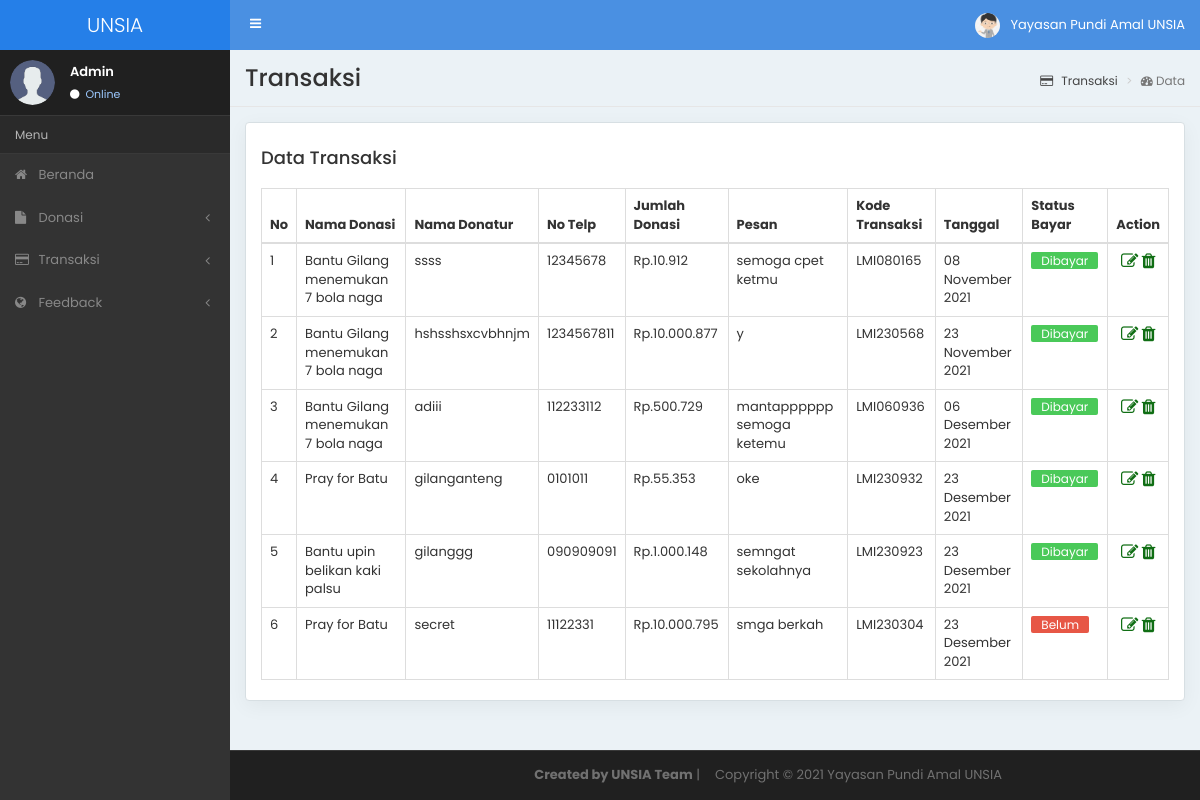
The page /admin/index.php/transaksi on the database its author committed.
### tables this page shows
CREATE TABLE `data_transaksi` (
  `id_transaksi` int(11) NOT NULL,
  `id_donasi` int(11) NOT NULL,
  `nama_donatur` text NOT NULL,
  `no_telp_donatur` text NOT NULL,
  `pesan_donatur` text NOT NULL,
  `jumlah_donasi` int(11) NOT NULL,
  `kode_transaksi` text NOT NULL,
  `tgl_transaksi` date NOT NULL,
  `bayar` tinyint(1) NOT NULL
);

CREATE TABLE `data_donasi` (
  `id_donasi` int(11) NOT NULL,
  `nama_donasi` text NOT NULL,
  `kategori_donasi` text NOT NULL,
  `target_donasi` text NOT NULL,
  `perolehan_donasi` text NOT NULL,
  `masa_donasi` date NOT NULL,
  `deskripsi_donasi` text NOT NULL,
  `tgl_donasi` date NOT NULL,
  `masa_aktif` int(3) NOT NULL,
  `img1` text NOT NULL,
  `img2` text NOT NULL,
  `img3` text NOT NULL,
  `img4` text NOT NULL,
  `img5` text NOT NULL
);

### admin/application/controllers/Transaksi.php (called while the page is built, shortened)
<?php
class Transaksi extends CI_Controller{
    public function __construct()
    {
        $this->load->model('MdlTransaksi');
        $this->load->model('MdlDonasi');
    }
    public function index()
    {
        $getDataTransaksi = $this->MdlTransaksi->getTransaksi()->result();
        $data['tmpTransaksi'] = $getDataTransaksi;
        $this->load->view('Transaksi/dataTransaksi', $data);
    }
    }
?>

### admin/index.php (called while the page is built, shortened)
<?php
require_once BASEPATH.'core/CodeIgniter.php';

### admin/application/models/MdlTransaksi.php (called while the page is built, shortened)
<?php
class MdlTransaksi extends CI_Model{
    public function getTransaksi(){
        $query = "SELECT data_transaksi.id_transaksi, data_transaksi.id_donasi,
            data_transaksi.jumlah_donasi, data_transaksi.kode_transaksi,
                data_transaksi.tgl_transaksi, data_transaksi.bayar, data_transaksi.nama_donatur,
                    data_transaksi.no_telp_donatur, data_transaksi.pesan_donatur, data_donasi.id_donasi, data_donasi.nama_donasi
                        FROM `data_transaksi` JOIN data_donasi
                            ON data_transaksi.id_donasi = data_donasi.id_donasi";
        return $this->db->query($query);
    }
}
?>

### admin/application/helpers/nominal_helper.php (called while the page is built)
<?php  if ( ! defined('BASEPATH')) exit('No direct script access allowed');
if (!function_exists('nominal')) {
	function nominal($angka){
		$jd = number_format($angka, 0, ',', '.');
		return $jd;
	}
}

### admin/application/helpers/tanggal_helper.php (called while the page is built, shortened)
<?php  if ( ! defined('BASEPATH')) exit('No direct script access allowed');
if ( ! function_exists('tgl_indo')){
	function tgl_indo($tgl){
		$ubah = gmdate($tgl, time()+60*60*8);
		$pecah = explode("-",$ubah);
		$tanggal = $pecah[2];
		$bulan = bulan($pecah[1]);
		$tahun = $pecah[0];
		return $tanggal.' '.$bulan.' '.$tahun;
	}
}
if ( ! function_exists('bulan')){
	function bulan($bln){
		switch ($bln){
			case 11:
				return "November";
				break;
			case 12:
				return "Desember";
				break;
		}
	}
}

### admin/application/views/Transaksi/dataTransaksi.php (the view, shortened to what this page needs)
<!DOCTYPE html>
<html lang="en">
<head>
<?php $this->load->view('layout/meta'); ?>
<?php $this->load->view('layout/css'); ?>
<body class="sidebar-mini">
<div class="wrapper">
    <?php $this->load->view('layout/header') ?>
    <?php $this->load->view('layout/sidebar') ?>
    <div class="content-wrapper">
        <section class="content-header">
          <h1>Transaksi</h1>
          <ol class="breadcrumb">
            <li><a href="#"><i class="fa fa-credit-card"></i> Transaksi</a></li>
            <li class="active"><i class="fa fa-dashboard"></i> Data</li>
          </ol>
        </section>
        <section class="content container-fluid">
            <div class="row">
                <div class="col-md-12">
                    <div class="chart-box">
                        <h4>Data Transaksi
                        </h4>
                        <div class="table-responsive m-top-2">
                            <table class="table table-bordered">
                                <thead>
                                <tr>
                                    <th>No</th>
                                    <th>Nama Donasi</th>
                                    <th>Nama Donatur</th>
                                    <th>No Telp</th>
                                    <th>Jumlah Donasi</th>
                                    <th>Pesan</th>
                                    <th>Kode Transaksi</th>
                                    <th>Tanggal</th>
                                    <th>Status Bayar</th>
                                    <th>Action</th>
                                </tr>
                                </thead>
                                <tbody>
                                <?php
                                    $no = 1;
                                    foreach($tmpTransaksi as $rows) {
                                ?>
                                    <tr>
                                        <td><?php echo $no; ?></td>
                                        <td><?php echo $rows->nama_donasi; ?></td>
                                        <td><?php echo $rows->nama_donatur; ?></td>
                                        <td><?php echo $rows->no_telp_donatur; ?></td>
                                        <td><?php echo 'Rp.'.nominal($rows->jumlah_donasi); ?></td>
                                        <td><?php echo $rows->pesan_donatur; ?></td>
                                        <td><?php echo $rows->kode_transaksi; ?></td>
                                        <td><?php echo tgl_indo($rows->tgl_transaksi); ?></td>
                                        <td>
                                            <a href="<?php echo base_url('admin/Transaksi/editBayar/'.$rows->id_transaksi); ?>">
                                                <?php
                                                    if($rows->bayar == 0) {
                                                        echo "<span class='lable-tag tag-unpaid'>Belum</span>";
                                                    } else {
                                                        echo "<span class='lable-tag tag-success'>Dibayar</span>";
                                                    }
                                                ?>
                                            </a>
                                        </td>
                                        <td>
                                            <center>
                                                <a href="<?php echo base_url('admin/Transaksi/edit/'.$rows->id_transaksi); ?>"><i class="fa fa-edit fa-lg"></i></a>
                                                <span class="spasi">
                                                <a href="<?php echo base_url('admin/Transaksi/delete/'.$rows->id_transaksi) ?>" onclick="return confirm(' Apakah anda yakin HAPUS DATA TRANSAKSI ini ? ');"></span><i class="fa fa-trash fa-lg "></a></i>
                                            </center>
                                        </td>
                                    </tr>
                                <?php
                                    $no++;
                                    }
                                ?>
                                </tbody>
                            </table>
                        </div>
                    </div>
                </div>
            </div>
        </section>
    </div>
    <?php $this->load->view('layout/footer'); ?>
</div>
</body>
</html>

### admin/application/views/layout/meta.php (shortened to what this page needs)
<meta http-equiv="Content-Type" content="text/html; charset=utf-8" /></head>

### admin/application/views/layout/css.php (shortened to what this page needs)
<link rel="stylesheet" href="<?php echo base_url('assets/admin/bootstrap/css/bootstrap.min.css'); ?>" />
<link rel="stylesheet" href="<?php echo base_url('assets/admin/css/style.css'); ?>" />
<link rel="stylesheet" href="<?php echo base_url('assets/admin/et-line-font/et-line-font.css'); ?>" />
<link rel="stylesheet" href="<?php echo base_url('assets/admin/font-awesome/css/font-awesome.min.css'); ?>" />
<link type="text/css" rel="stylesheet" href="<?php echo base_url('assets/admin/weather/weather-icons.min.css'); ?>" />
<link type="text/css" rel="stylesheet" href="<?php echo base_url('assets/admin/weather/weather-icons-wind.min.css'); ?>" />

### admin/application/views/layout/header.php (shortened to what this page needs)
<header class="main-header dark-bg">
    <a href="<?php echo base_url('admin') ?>" class="logo dark-bg">
    <span class="logo-lg">UNSIA</span> </a>
    <nav class="navbar navbar-static-top" role="navigation">
        <a href="#" class="sidebar-toggle" data-toggle="push-menu" role="button"> <span class="sr-only">Toggle navigation</span> </a>
        <div class="navbar-custom-menu">
            <ul class="nav navbar-nav">
                <li class="dropdown user user-menu"> <a href="#" class="dropdown-toggle" data-toggle="dropdown"> <img src="<?php echo base_url('assets/admin/img/adm1.jfif'); ?>" class="user-image" alt="User Image" /> <span class="hidden-xs">Yayasan Pundi Amal UNSIA</span> </a>
                </li>
            </ul>
        </div>
    </nav>
</header>

### admin/application/views/layout/sidebar.php (shortened to what this page needs)
<aside class="main-sidebar dark-bg">
    <section class="sidebar">
        <div class="user-panel black-bg">
            <div class="pull-left image"> <img src="<?php echo base_url('assets/admin/img/img1.png'); ?>" class="img-circle" alt="User Image" /> </div>
            <div class="pull-left info">
                <p>Admin</p>
                <a href="#"><i class="fa fa-circle"></i> Online</a>
          </div>
        </div>
        <ul class="sidebar-menu" data-widget="tree">
            <li class="header dark-bg">Menu</li>
            <li><a href="<?php echo base_url('admin') ?>"><i class="fa fa-home"></i> Beranda</a></li>
            <li class="treeview"> <a href="#"><i class="fa fa-file"></i> <span>Donasi</span> <span class="pull-right-container"> <i class="fa fa-angle-left pull-right"></i> </span> </a>
            </li>
            <li class="treeview"> <a href="#"><i class="fa fa-credit-card"></i> <span>Transaksi</span> <span class="pull-right-container"> <i class="fa fa-angle-left pull-right"></i> </span> </a>
            </li>
            <li class="treeview"> <a href="#"><i class="fa fa-globe"></i> <span>Feedback</span> <span class="pull-right-container"> <i class="fa fa-angle-left pull-right"></i> </span> </a>
            </li>
    </section>
</aside>

### admin/application/views/layout/footer.php (shortened to what this page needs)
<footer class="main-footer dark-bg">
     Copyright &copy; 2021 Yayasan Pundi Amal UNSIA
    <div class="col-md-6 text-right">
     <b>Created by UNSIA Team</b> |
    </div>
</footer>

### rows shown on the page
data_transaksi: id_donasi.nama_donasi "Bantu Gilang menemukan 7 bola naga", nama_donatur "ssss", no_telp_donatur "12345678", jumlah_donasi "10.912", pesan_donatur "semoga cpet ketmu", kode_transaksi "LMI080165", tgl_transaksi "08 November 2021", bayar "Dibayar"
data_transaksi: id_donasi.nama_donasi "Bantu Gilang menemukan 7 bola naga", nama_donatur "hshsshsxcvbhnjm", no_telp_donatur "1234567811", jumlah_donasi "10.000.877", pesan_donatur "y", kode_transaksi "LMI230568", tgl_transaksi "23 November 2021", bayar "Dibayar"
data_transaksi: id_donasi.nama_donasi "Bantu Gilang menemukan 7 bola naga", nama_donatur "adiii", no_telp_donatur "112233112", jumlah_donasi "500.729", pesan_donatur "mantapppppp semoga ketemu", kode_transaksi "LMI060936", tgl_transaksi "06 Desember 2021", bayar "Dibayar"
data_transaksi: id_donasi.nama_donasi "Pray for Batu", nama_donatur "gilanganteng", no_telp_donatur "0101011", jumlah_donasi "55.353", pesan_donatur "oke", kode_transaksi "LMI230932", tgl_transaksi "23 Desember 2021", bayar "Dibayar"
data_transaksi: id_donasi.nama_donasi "Bantu upin belikan kaki palsu", nama_donatur "gilanggg", no_telp_donatur "090909091", jumlah_donasi "1.000.148", pesan_donatur "semngat sekolahnya", kode_transaksi "LMI230923", tgl_transaksi "23 Desember 2021", bayar "Dibayar"
data_transaksi: id_donasi.nama_donasi "Pray for Batu", nama_donatur "secret", no_telp_donatur "11122331", jumlah_donasi "10.000.795", pesan_donatur "smga berkah", kode_transaksi "LMI230304", tgl_transaksi "23 Desember 2021", bayar "Belum"
